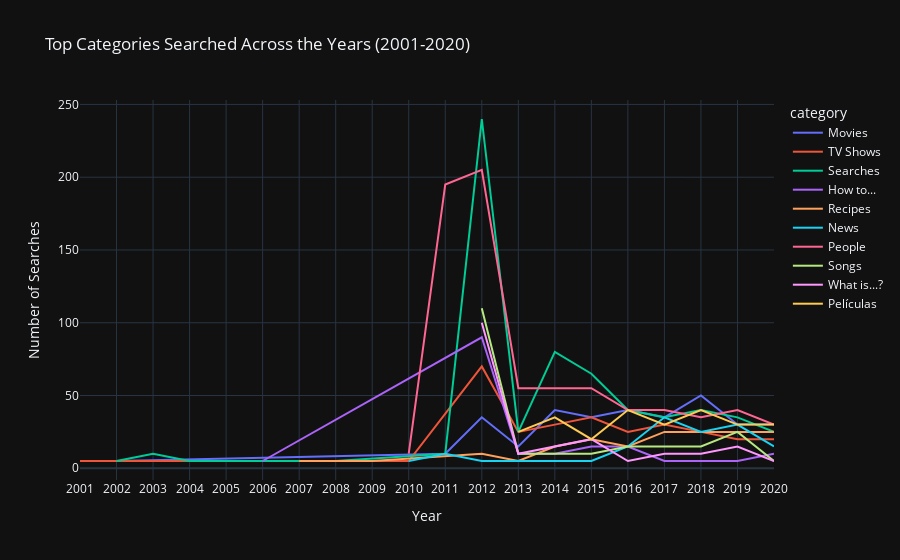

The notebook cell this image was saved under:
### Code cell
# only shows top 10 categories based on total count across all years
top_categories = category_trends.groupby('category')['count'].sum().nlargest(10).index
filtered_data = category_trends[category_trends['category'].isin(top_categories)]

fig = px.line(filtered_data, 
              x='year', 
              y='count', 
              color='category', 
              title='Top Categories Searched Across the Years (2001-2020)', 
              labels={'year': 'Year', 'count': 'Number of Searches'},
              line_group='category',
              hover_name='category')

fig.update_layout(
    xaxis=dict(tickmode='linear', tick0=2001, dtick=1),  
    template='plotly_dark', 
    hovermode='x unified',  # show hover info for all lines on the same x-axis value
    showlegend=True
)

fig.show()

### Figure 1 — Plotly figure (JSON) as saved in the notebook; plotly's stock layout.template omitted (floating-point values rounded to 4 significant figures)
{"data": [{"hovertemplate": "<b>%{hovertext}</b><br><br>category=Movies<br>Year=%{x}<br>Number of Searches=%{y}<extra></extra>", "hovertext": ["Movies", "Movies", "Movies", "Movies", "Movies", "Movies", "Movies", "Movies", "Movies", "Movies", "Movies", "Movies"], "legendgroup": "Movies", "line": {"color": "#636efa", "dash": "solid"}, "marker": {"symbol": "circle"}, "mode": "lines", "name": "Movies", "orientation": "v", "showlegend": true, "type": "scatter", "x": [2001, 2002, 2011, 2012, 2013, 2014, 2015, 2016, 2017, 2018, 2019, 2020], "xaxis": "x", "y": [5, 5, 10, 35, 15, 40, 35, 40, 35, 50, 30, 30], "yaxis": "y"}, {"hovertemplate": "<b>%{hovertext}</b><br><br>category=TV Shows<br>Year=%{x}<br>Number of Searches=%{y}<extra></extra>", "hovertext": ["TV Shows", "TV Shows", "TV Shows", "TV Shows", "TV Shows", "TV Shows", "TV Shows", "TV Shows", "TV Shows", "TV Shows", "TV Shows", "TV Shows", "TV Shows", "TV Shows"], "legendgroup": "TV Shows", "line": {"color": "#EF553B", "dash": "solid"}, "marker": {"symbol": "circle"}, "mode": "lines", "name": "TV Shows", "orientation": "v", "showlegend": true, "type": "scatter", "x": [2001, 2002, 2004, 2008, 2010, 2012, 2013, 2014, 2015, 2016, 2017, 2018, 2019, 2020], "xaxis": "x", "y": [5, 5, 5, 5, 5, 70, 25, 30, 35, 25, 30, 25, 20, 20], "yaxis": "y"}, {"hovertemplate": "<b>%{hovertext}</b><br><br>category=Searches<br>Year=%{x}<br>Number of Searches=%{y}<extra></extra>", "hovertext": ["Searches", "Searches", "Searches", "Searches", "Searches", "Searches", "Searches", "Searches", "Searches", "Searches", "Searches", "Searches", "Searches", "Searches"], "legendgroup": "Searches", "line": {"color": "#00cc96", "dash": "solid"}, "marker": {"symbol": "circle"}, "mode": "lines", "name": "Searches", "orientation": "v", "showlegend": true, "type": "scatter", "x": [2002, 2003, 2004, 2008, 2011, 2012, 2013, 2014, 2015, 2016, 2017, 2018, 2019, 2020], "xaxis": "x", "y": [5, 10, 5, 5, 10, 240, 25, 80, 65, 40, 35, 40, 35, 25], "yaxis": "y"}, {"hovertemplate": "<b>%{hovertext}</b><br><br>category=How to...<br>Year=%{x}<br>Number of Searches=%{y}<extra></extra>", "hovertext": ["How to...", "How to...", "How to...", "How to...", "How to...", "How to...", "How to...", "How to...", "How to...", "How to..."], "legendgroup": "How to...", "line": {"color": "#ab63fa", "dash": "solid"}, "marker": {"symbol": "circle"}, "mode": "lines", "name": "How to...", "orientation": "v", "showlegend": true, "type": "scatter", "x": [2006, 2012, 2013, 2014, 2015, 2016, 2017, 2018, 2019, 2020], "xaxis": "x", "y": [5, 90, 10, 10, 15, 15, 5, 5, 5, 10], "yaxis": "y"}, {"hovertemplate": "<b>%{hovertext}</b><br><br>category=Recipes<br>Year=%{x}<br>Number of Searches=%{y}<extra></extra>", "hovertext": ["Recipes", "Recipes", "Recipes", "Recipes", "Recipes", "Recipes", "Recipes", "Recipes", "Recipes", "Recipes", "Recipes"], "legendgroup": "Recipes", "line": {"color": "#FFA15A", "dash": "solid"}, "marker": {"symbol": "circle"}, "mode": "lines", "name": "Recipes", "orientation": "v", "showlegend": true, "type": "scatter", "x": [2007, 2009, 2012, 2013, 2014, 2015, 2016, 2017, 2018, 2019, 2020], "xaxis": "x", "y": [5, 5, 10, 5, 15, 20, 15, 25, 25, 25, 25], "yaxis": "y"}, {"hovertemplate": "<b>%{hovertext}</b><br><br>category=News<br>Year=%{x}<br>Number of Searches=%{y}<extra></extra>", "hovertext": ["News", "News", "News", "News", "News", "News", "News", "News", "News", "News"], "legendgroup": "News", "line": {"color": "#19d3f3", "dash": "solid"}, "marker": {"symbol": "circle"}, "mode": "lines", "name": "News", "orientation": "v", "showlegend": true, "type": "scatter", "x": [2010, 2011, 2012, 2014, 2015, 2016, 2017, 2018, 2019, 2020], "xaxis": "x", "y": [5, 10, 5, 5, 5, 15, 35, 25, 30, 15], "yaxis": "y"}, {"hovertemplate": "<b>%{hovertext}</b><br><br>category=People<br>Year=%{x}<br>Number of Searches=%{y}<extra></extra>", "hovertext": ["People", "People", "People", "People", "People", "People", "People", "People", "People", "People", "People"], "legendgroup": "People", "line": {"color": "#FF6692", "dash": "solid"}, "marker": {"symbol": "circle"}, "mode": "lines", "name": "People", "orientation": "v", "showlegend": true, "type": "scatter", "x": [2010, 2011, 2012, 2013, 2014, 2015, 2016, 2017, 2018, 2019, 2020], "xaxis": "x", "y": [10, 195, 205, 55, 55, 55, 40, 40, 35, 40, 30], "yaxis": "y"}, {"hovertemplate": "<b>%{hovertext}</b><br><br>category=Songs<br>Year=%{x}<br>Number of Searches=%{y}<extra></extra>", "hovertext": ["Songs", "Songs", "Songs", "Songs", "Songs", "Songs", "Songs", "Songs", "Songs"], "legendgroup": "Songs", "line": {"color": "#B6E880", "dash": "solid"}, "marker": {"symbol": "circle"}, "mode": "lines", "name": "Songs", "orientation": "v", "showlegend": true, "type": "scatter", "x": [2012, 2013, 2014, 2015, 2016, 2017, 2018, 2019, 2020], "xaxis": "x", "y": [110, 10, 10, 10, 15, 15, 15, 25, 5], "yaxis": "y"}, {"hovertemplate": "<b>%{hovertext}</b><br><br>category=What is...?<br>Year=%{x}<br>Number of Searches=%{y}<extra></extra>", "hovertext": ["What is...?", "What is...?", "What is...?", "What is...?", "What is...?", "What is...?", "What is...?", "What is...?"], "legendgroup": "What is...?", "line": {"color": "#FF97FF", "dash": "solid"}, "marker": {"symbol": "circle"}, "mode": "lines", "name": "What is...?", "orientation": "v", "showlegend": true, "type": "scatter", "x": [2012, 2013, 2015, 2016, 2017, 2018, 2019, 2020], "xaxis": "x", "y": [100, 10, 20, 5, 10, 10, 15, 5], "yaxis": "y"}, {"hovertemplate": "<b>%{hovertext}</b><br><br>category=Películas<br>Year=%{x}<br>Number of Searches=%{y}<extra></extra>", "hovertext": ["Películas", "Películas", "Películas", "Películas", "Películas", "Películas", "Películas", "Películas"], "legendgroup": "Películas", "line": {"color": "#FECB52", "dash": "solid"}, "marker": {"symbol": "circle"}, "mode": "lines", "name": "Películas", "orientation": "v", "showlegend": true, "type": "scatter", "x": [2013, 2014, 2015, 2016, 2017, 2018, 2019, 2020], "xaxis": "x", "y": [25, 35, 20, 40, 30, 40, 30, 30], "yaxis": "y"}], "layout": {"hovermode": "x unified", "legend": {"title": {"text": "category"}, "tracegroupgap": 0}, "showlegend": true, "title": {"text": "Top Categories Searched Across the Years (2001-2020)"}, "xaxis": {"anchor": "y", "domain": [0, 1], "dtick": 1, "tick0": 2001, "tickmode": "linear", "title": {"text": "Year"}}, "yaxis": {"anchor": "x", "domain": [0, 1], "title": {"text": "Number of Searches"}}}}
